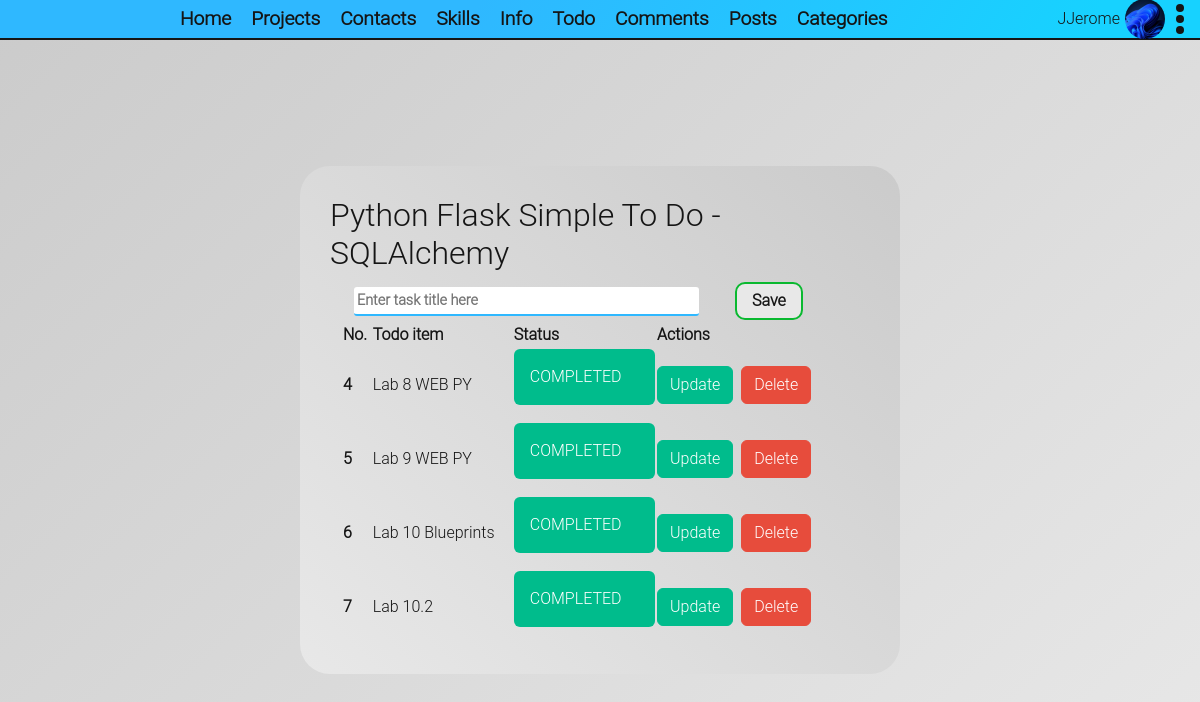
The app's page /todo/todo (signed in), older data.
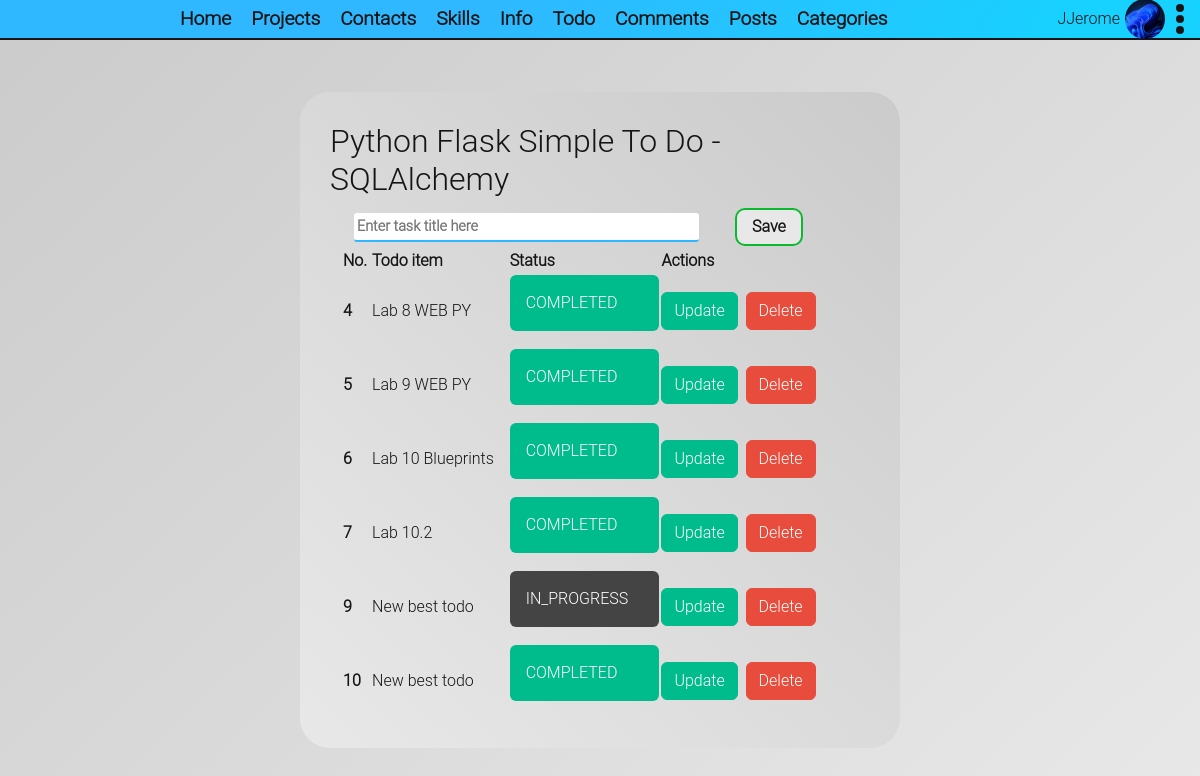
The same page, newer data.
### app/authentication/entitys.py (models this page shows, shortened)
class AuthUser(db.Model, UserMixin):
    id = db.Column(db.Integer, primary_key=True)
    email = db.Column(db.String(35), unique=True, nullable=False)
    username = db.Column(db.String(30), unique=True, nullable=False)
    password_hash = db.Column(db.String(60), unique=False, nullable=False)
    avatar_image = db.Column(db.String(30), nullable=True, default=config.AVATAR_DEFAULT)
    about_me = db.Column(db.String(500), nullable=True, default="")
    last_seen = db.Column(db.DateTime, nullable=True, default=datetime.datetime.now().replace(microsecond=0))
    @property
    def password(self):
        raise AttributeError("password is not a readable attribute")
    @staticmethod
    @login_manager.user_loader
    def user_loader(user_id: int):
        return AuthUser.query.get(user_id)

### app/todo/entitys.py (models this page shows, shortened)
class ToDo(db.Model):
    id = db.Column(db.Integer, primary_key=True)
    title = db.Column(db.String(100))
    completed = db.Column(db.Boolean)
    status = db.Column(db.String(20))
    class Status:
        COMPLETED = "COMPLETED"
        IN_PROGRESS = "IN_PROGRESS"

### app/todo/views.py (the view)
@todo_bp.route('/todo', methods=["GET"])
@login_required
def todo_page():
    return base_render("todo-page.html", todo_list=ToDo.query.all(), todo_form=ToDoForm())

### app/todo/forms.py
class ToDoForm(FlaskForm):
    title = StringField("", validators=[DataRequired(message="This field is required.")])
    submit = SubmitField("Save")

### app/common_logic.py (called while the page is built)
def base_render(template: str, **context):
    return render_template(template, about_os=platform.platform(), user_agent_info=request.user_agent.string, **context)

### app/todo/templates/todo/todo-page.html (shortened to what this page needs)
{% extends 'portfolio-base.html' %}
{% block links %}
    <link rel="stylesheet" type="text/css" href="{{ url_for('todo.static', filename='css/todo-page.css') }}">
{% endblock %}
{% set status_style_class = {
"COMPLETED": "alert-success",
"IN_PROGRESS": "alert-secondary"
} %}
{% from "render-filed.html" import render_field %}
{% block content %}
    <div class="main-wrapper">
        <main class="main container w-50">
            <div class="row">
                <h3>Python Flask Simple To Do - SQLAlchemy</h3>
            </div>
            <div class="row container">
                <form
                        class="row todo-add-part d-flex flex-row align-items-center"
                        action="{{ url_for("todo.add_todo") }}"
                        METHOD="post"
                        novalidate
                >
                    {{ render_field(todo_form.title, class="default-input", placeholder="Enter task title here") }}
                    {{ todo_form.submit(class="default-submit w-auto mx-4") }}
                </form>
                <div class="row todo-table">
                    <table>
                        <thead>
                        <tr>
                            <th scope="col">No.</th>
                            <th scope="col">Todo item</th>
                            <th scope="col">Status</th>
                            <th scope="col">Actions</th>
                        </tr>
                        </thead>
                        <tbody>
                        {% for todo in todo_list %}
                            <tr>
                                <th scope="row">{{ todo.id }}</th>
                                <td>{{ todo.title }}</td>
                                <td>
                                    <div class="alert {{ status_style_class[todo.status] }}" role="alert">
                                        {{ todo.status }}
                                    </div>
                                </td>
                                <td>
                                    <a href="{{ url_for("todo.update_todo", id=todo.id) }}" class="btn btn-success">Update</a>
                                    <a href="{{ url_for("todo.delete_todo", id=todo.id) }}" class="btn btn-danger ms-1">Delete</a>
                                </td>
                            </tr>
                        {% endfor %}
                        </tbody>
                    </table>
                </div>
            </div>
        </main>
    </div>
{% endblock %}

### app/templates/portfolio-base.html (shortened to what this page needs)
<!doctype html>
<html lang="en">
<head>
    <link rel="stylesheet" href="https://cdn.jsdelivr.net/npm/bootswatch@5.3.2/dist/darkly/bootstrap.min.css"
>
    <link rel="stylesheet" type="text/css" href="{{ url_for('static', filename='css/styles.css') }}">
    {% block links %}
    {% endblock %}
</head>
<body class="bg-white-gradient">
<header class="bg-blue-gradient">
    {% include "base-navigation.html" %}
    <div class="right-side">
        {% include "user_details_header.html" %}
    </div>
</header>
{% block content -%}
{% endblock %}
</body>
</html>

### app/templates/render-filed.html (shortened to what this page needs)
{% macro render_field(field) %}
    {% if field.type == 'BooleanField' %}
        <div class="d-flex flex-row justify-content-center align-items-center form-field-row">
            {% if field.label is defined and field.label.text %}
                <dt class="w-100 d-flex flex-row justify-content-center align-items-center">{{ field.label(class="control-label") }}
            {% endif %}
            {{ field(class="default-input mx-4", tabindex=1, **kwargs) | safe }}
        </div>
    {% else %}
        <div class="form-field-row">
            {{ field(class="default-input", tabindex=1, **kwargs) | safe }}
        </div>
    {% endif %}
{% endmacro %}

### app/templates/base-navigation.html
{% set navs = {
"Home": url_for('common.portfolio_main'),
"Projects": url_for('common.portfolio_projects'),
"Contacts": url_for('common.portfolio_contacts'),
"Skills": url_for('common.portfolio_skills'),
"Info": url_for('common.info'),
"Todo": url_for('todo.todo_page'),
"Comments": url_for('common.comments_page'),
"Posts": url_for('posts.all_posts'),
"Categories": url_for('posts.categories')
} %}
<nav class="navigation">
    <ul class="nav-pages" id="navPages">
        {% for label, nav in navs.items() %}
            <li><a href="{{ nav }}">{{ label }}</a></li>
        {% endfor %}
    </ul>
</nav>

### app/templates/user_details_header.html (shortened to what this page needs)
{% block links %}
    <link rel="stylesheet" type="text/css" href="{{ url_for('static', filename='css/user_details_header.css') }}">
{% endblock %}
{% if not current_user.is_authenticated %}
    <div class="">
        <a href="{{ url_for("auth.login") }}">Sign-in</a>
        <a href="{{ url_for("auth.sign_up") }}">Sign-up</a>
    </div>
{% else %}
    <div class="d-flex flex-row align-items-center justify-content-center">
        <div>
            {{ current_user.username }}
        </div>
        <div class="user-details-avatar"
                style="background-image: url('{{ url_for('static', filename='users-avatars/' + current_user.avatar_image) }}')"
        >
        </div>
        <div class="nav-item dropdown">
            <a class="dropdown-toggle show user-details"
               data-bs-toggle="dropdown"
               role="button"
               aria-haspopup="true"
               aria-expanded="true"
            >
                <span></span>
                <span></span>
                <span></span>
            </a>
        </div>
    </div>
{% endif %}

### app/static/css/styles.css (style rules this page uses)
* { --white-color: #e8e8e8; --white-second-color: #cbcbcb; --black-color: #151515; --semi-black-color: #1515157F; --blue-color: #2FB8FFFF; --blue-second-color: #17D2FFFF; --grean-color: #0ab930; --grean-second-color: #2ac44d; --select-color: #ffe700; --select-hover-color: #ffe700; --white-gradient: linear-gradient(317deg, var(--white-color), var(--white-second-color)); --white-gradient-revers: linear-gradient(-317deg, var(--white-color), var(--white-second-color)); --blue-gradient: linear-gradient(123deg, var(--blue-color) 39.22%, var(--blue-second-color) 90.31%); --purple-gradient: linear-gradient(123deg, rgb(115, 33, 255) 39.22%, rgb(139, 84, 229) 90.31%); --light-purple-gradient: linear-gradient(123deg, rgb(139, 84, 229) 39.22%, rgb(169, 124, 245) 90.31%); font-family: "Roboto Light", sans-serif; color: var(--black-color); }
a { color: var(--black-color); }
div, ul, body { padding: 0; margin: 0; }
body { display: flex; flex-direction: column; min-height: 100vh; }
.bg-white-gradient { background: var(--white-gradient); }
.bg-blue-gradient { background: var(--blue-gradient); }
header { display: flex; align-items: center; justify-content: space-between; border-bottom: 2px solid var(--black-color); height: 40px; padding: 0 10px; }
.navigation { display: flex; flex-direction: row; justify-content: space-evenly; align-items: center; height: 40px; }
.nav-pages { list-style: none; display: flex; flex-direction: row; justify-content: space-between; align-content: center; width: 100%; height: 100%; }
.nav-pages li { display: flex; align-items: center; }
.nav-pages li a { font-size: 1.2rem; font-weight: 700; text-decoration: none; padding: 10px; transition: ease .2s; }
.default-input { width: 100%; margin: 3px 0; padding: 3px; border-radius: 3px; border: none; border-bottom: 2px solid var(--blue-color); font-size: .9rem; font-weight: 600; outline: none; transition: ease .15s; }
.default-submit { display: flex; box-sizing: border-box; margin: 2px; padding: 5px 15px; border-radius: 10px; font-size: 1rem; font-weight: 600; border: 2px solid var(--grean-color); background: var(--white-color); transition: ease .1s; }

### app/todo/static/css/todo-page.css (style rules this page uses)
.main-wrapper { display: flex; flex: 1; flex-direction: column; align-items: center; justify-content: center; width: 100%; height: 100%; }
.main-wrapper .main { display: flex; flex-direction: column; justify-content: center; align-items: center; border-radius: 30px; padding: 30px; background: var(--white-gradient-revers); }
.form-field-row { width: 75%; }

### app/static/css/user_details_header.css (style rules this page uses)
.dropdown-toggle::after { content: none;!important; }
.user-details { display: flex; flex-direction: column; justify-content: space-between; align-items: center; height: 30px; width: 10px; margin: 0 5px; }
.user-details span { display: block; width: 8px; height: 8px; border-radius: 100%; background: var(--black-color); }
.user-details-avatar { margin: 5px; width: 40px; height: 40px; border-radius: 100%; background-position: center; background-size: cover;!important; }

Row changes from the older to the newer data that the page shows:
added ToDo: id "9", title "New best todo", status "IN_PROGRESS"
added ToDo: id "10", title "New best todo", status "COMPLETED"
